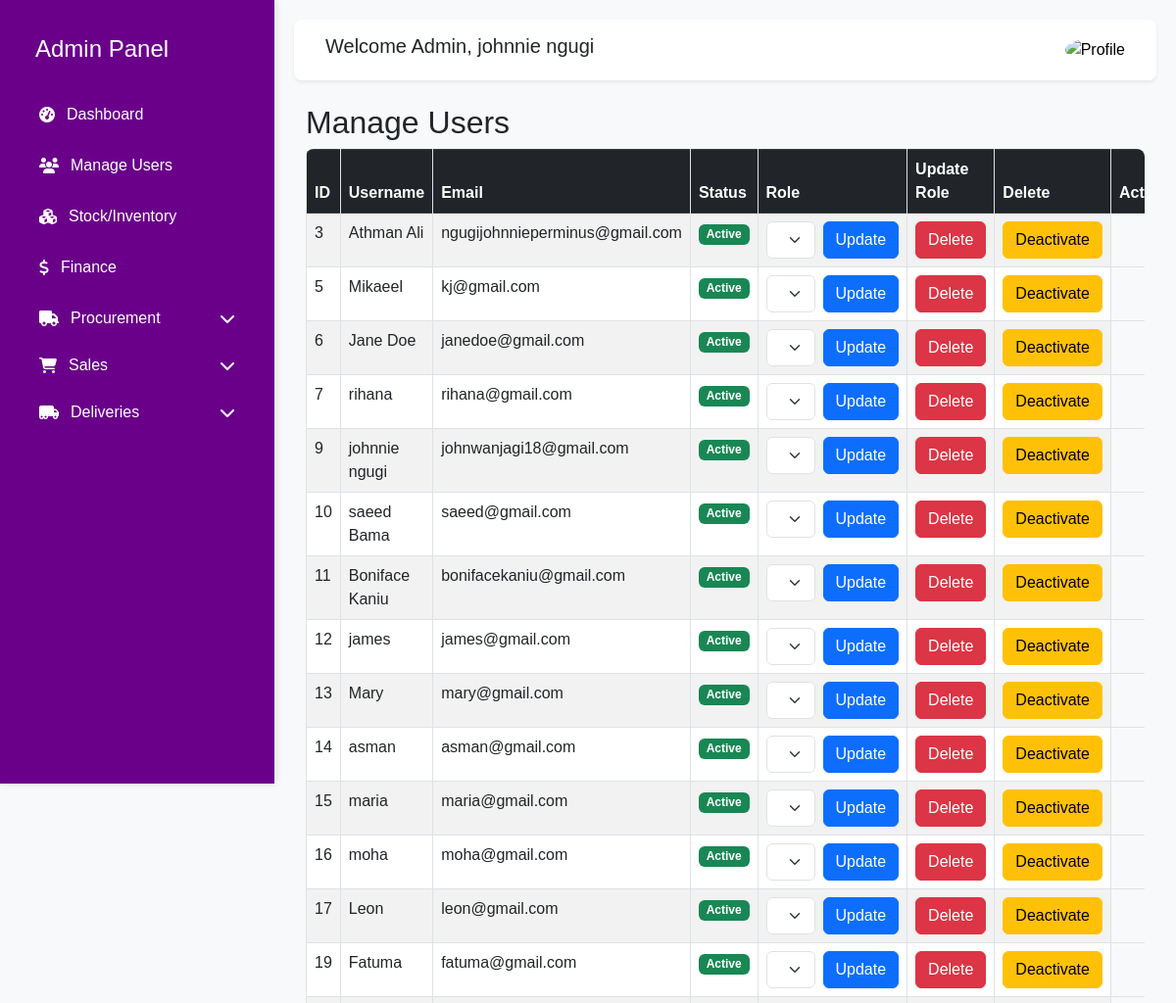
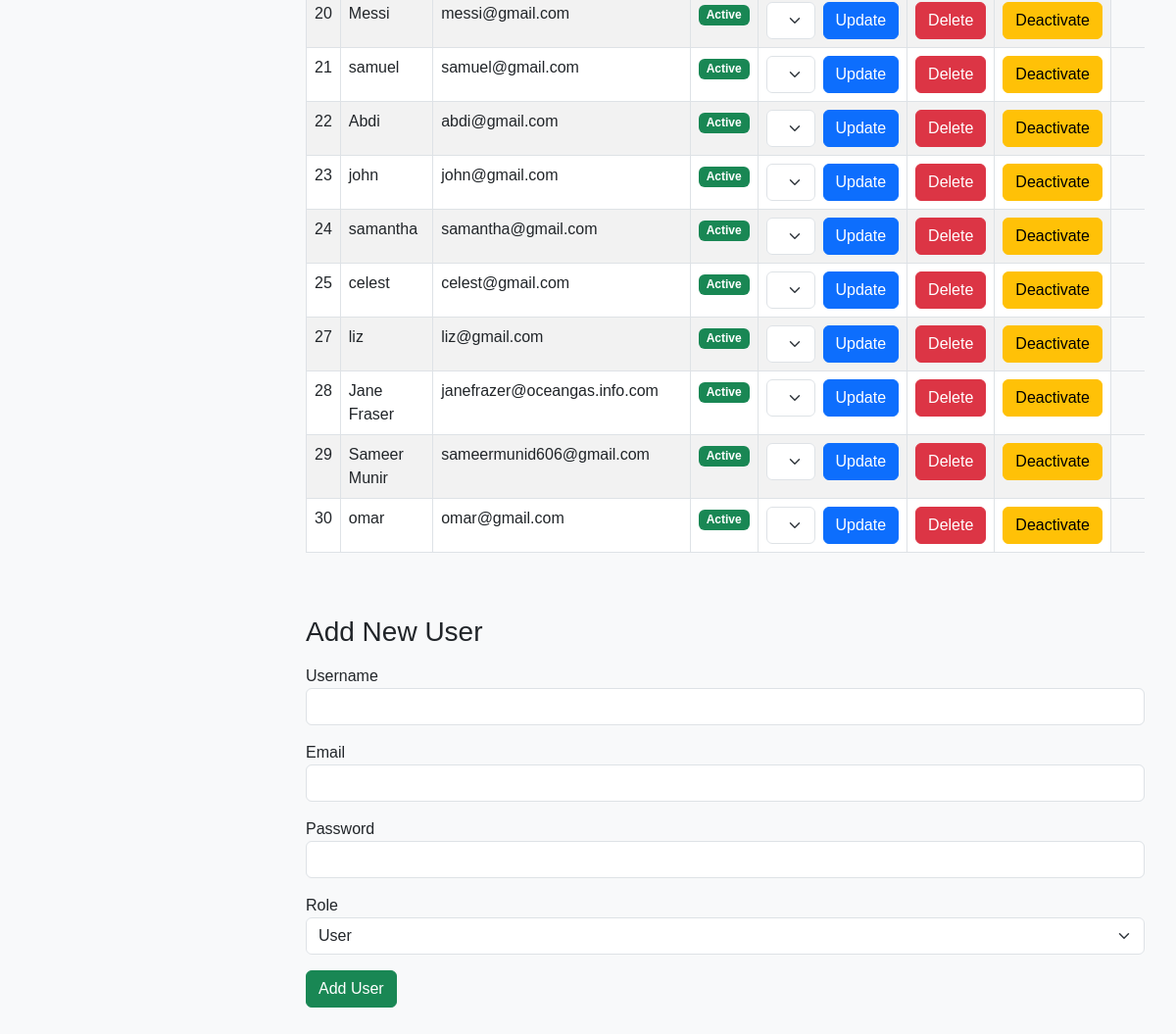
/staff/userss.php (signed in), run on the app's committed database (2 pictures, top to bottom).
### tables this page shows
CREATE TABLE `users` (
  `id` int(11) NOT NULL,
  `username` varchar(50) NOT NULL,
  `email` varchar(100) NOT NULL,
  `password` varchar(255) NOT NULL,
  `created_at` timestamp NOT NULL DEFAULT current_timestamp(),
  `reset_token` varchar(255) DEFAULT NULL,
  `reset_expires` datetime DEFAULT NULL,
  `role` enum('support','admin','procurement','sales') NOT NULL DEFAULT 'support',
  `is_active` tinyint(1) DEFAULT 1
);

### staff/userss.php (the view, shortened to what this page needs)
<?php
$host = 'localhost';
$db   = 'oceangas';
$user = 'root';
$pass = '';
$conn = new mysqli($host, $user, $pass, $db);
$adminUsername = $_SESSION['staff_username'];
$adminSql = "SELECT username, email FROM users WHERE username = ? AND role = 'admin' LIMIT 1";
$stmt = $conn->prepare($adminSql);
$stmt->bind_param("s", $adminUsername);
$stmt->execute();
$result_admin = $stmt->get_result();
$adminName = "";
if ($row_admin = $result_admin->fetch_assoc()) {
    $adminName = $row_admin['username'];
}
$sql = "SELECT id, username, email, role, is_active FROM users";
$result = $conn->query($sql);
?>
<!DOCTYPE html>
<html lang="en">
<head>
    <link href="https://cdn.jsdelivr.net/npm/bootstrap@5.3.0-alpha3/dist/css/bootstrap.min.css" rel="stylesheet">
    <link rel="stylesheet" href="https://cdnjs.cloudflare.com/ajax/libs/font-awesome/6.4.0/css/all.min.css">
    </head>
<body>
    <?php include 'sidebar.php'; ?>
    <div class="content">
        <nav class="navbar bg-white shadow-sm mb-4">
            <div class="container-fluid">
                <div class="d-flex align-items-center">
                    <h5 class="me-3">Welcome Admin, <?= htmlspecialchars($adminName ?? 'Guest') ?></h5>
                </div>
                <div class="profile-dropdown">
                    <button class="profile-btn" onclick="toggleProfileMenu()">
                        <img src="https://cdn.pixabay.com/photo/2015/10/05/22/37/blank-profile-picture-973460_1280.png" alt="Profile">
                    </button>
                </div>
            </div>
        </nav>
        <div id="dynamicContent">
            <div class="container mt-4">
                <h2>Manage Users</h2>
                <div class="table-responsive">
                    <table class="table table-bordered table-striped">
                        <thead class="table-dark">
                            <tr>
                                <th>ID</th>
                                <th>Username</th>
                                <th>Email</th>
                                <th>Status</th>
                                <th>Role</th>
                                <th>Update Role</th>
                                <th>Delete</th>
                                <th>Activation</th>
                            </tr>
                        </thead>
                        <tbody>
                            <?php while ($row = $result->fetch_assoc()): ?>
                                <tr>
                                    <td><?php echo $row['id']; ?></td>
                                    <td><?php echo htmlspecialchars($row['username']); ?></td>
                                    <td><?php echo htmlspecialchars($row['email']); ?></td>
                                    <td>
                                        <?php if ($row['is_active']): ?>
                                            <span class="badge bg-success">Active</span>
                                        <?php else: ?>
                                            <span class="badge bg-secondary">Inactive</span>
                                        <?php endif; ?>
                                    </td>
                                    <td>
                                        <form method="post" class="d-flex">
                                            <select name="role" class="form-select me-2">
                                                <option value="admin" <?php if ($row['role'] == 'admin') echo 'selected'; ?>>Admin</option>
                                                <option value="procurement" <?php if ($row['role'] == 'procurement') echo 'selected'; ?>>Procurement</option>
                                                <option value="sales" <?php if ($row['role'] == 'sales') echo 'selected'; ?>>Sales</option>
                                                <option value="support" <?php if ($row['role'] == 'support') echo 'selected'; ?>>Support</option>
                                            </select>
                                            <button type="submit" name="update_role" class="btn btn-primary">Update</button>
                                        </form>
                                    </td>
                                    <td>
                                        <form method="post">
                                            <button type="submit" name="delete_user" class="btn btn-danger">Delete</button>
                                        </form>
                                    </td>
                                    <td>
                                        <form method="post">
                                            <?php if ($row['is_active']): ?>
                                                <button type="submit" name="toggle_active" class="btn btn-warning">Deactivate</button>
                                            <?php else: ?>
                                                <button type="submit" name="toggle_active" class="btn btn-success">Activate</button>
                                            <?php endif; ?>
                                        </form>
                                    </td>
                                </tr>
                            <?php endwhile; ?>
                        </tbody>
                    </table>
                </div>
                <h3 class="mt-5">Add New User</h3>
                <form method="post" class="mt-3 mb-5">
                    <div class="mb-3">
                        <label>Username</label>
                        <input type="text" name="new_username" class="form-control" required>
                    </div>
                    <div class="mb-3">
                        <label>Email</label>
                        <input type="email" name="new_email" class="form-control" required>
                    </div>
                    <div class="mb-3">
                        <label>Password</label>
                        <input type="password" name="new_password" class="form-control" required>
                    </div>
                    <div class="mb-3">
                        <label>Role</label>
                        <select name="new_role" class="form-select">
                            <option value="user">User</option>
                        </select>
                    </div>
                    <button type="submit" name="add_user" class="btn btn-success">Add User</button>
                </form>
            </div>
        </div>
    </div>
</body>
</html>

### staff/userss.php (style rules this page uses)
:root { --primary-purple: #6a008a; --light-purple: #E3DAFF; --dark-purple: #2A2656; --hover-effect: rgba(255,255,255,0.1); }
body { background: #f8f9fa; font-family: 'Poppins', sans-serif; min-height: 100vh; overflow-x: hidden; }
.content { margin-left: 280px; transition: margin 0.3s cubic-bezier(0.4, 0, 0.2, 1); padding: 20px; }
.navbar { padding: 15px 20px; border-radius: 8px; box-shadow: 0 2px 4px rgba(0,0,0,0.05); }
.profile-dropdown { position: relative; }
.profile-btn { background: none; border: none; cursor: pointer; padding: 0; }
.profile-btn img { width: 40px; height: 40px; border-radius: 50%; object-fit: cover; }
.table-responsive { border-radius: 8px; overflow: hidden; margin-bottom: 20px; overflow-x: auto; }
.table-bordered { border-radius: 8px; }
.table-bordered th, .table-bordered td { border-color: #dee2e6; }

### staff/sidebar.php (style rules this page uses)
:root { --primary-purple:#6a008a;--light-purple:#E3DAFF;--dark-purple:#2A2656;--hover-effect:rgba(255,255,255,0.1) }
body { background:#f8f9fa;font-family:'Poppins',sans-serif;min-height:100vh;overflow-x:hidden;margin:0;padding:0 }

### data on the page
users: username "johnnie ngugi", id "9", email "johnwanjagi18@gmail.com", is_active "Active", role "Admin"
users: id "3", username "Athman Ali", email "ngugijohnnieperminus@gmail.com", is_active "Active", role "Sales"
users: id "5", username "Mikaeel", email "kj@gmail.com", is_active "Active", role "Sales"
users: id "6", username "Jane Doe", email "janedoe@gmail.com", is_active "Active", role "Support"
users: id "7", username "rihana", email "rihana@gmail.com", is_active "Active", role "Sales"
users: id "10", username "saeed Bama", email "saeed@gmail.com", is_active "Active", role "Procurement"
users: id "11", username "Boniface Kaniu", email "bonifacekaniu@gmail.com", is_active "Active"
users: id "12", username "james", email "james@gmail.com", is_active "Active"
users: id "13", username "Mary", email "mary@gmail.com", is_active "Active"
users: id "14", username "asman", email "asman@gmail.com", is_active "Active"
users: id "15", username "maria", email "maria@gmail.com", is_active "Active", role "Admin"
users: id "16", username "moha", email "moha@gmail.com", is_active "Active", role "Sales"
users: id "17", username "Leon", email "leon@gmail.com", is_active "Active", role "Support"
users: id "19", username "Fatuma", email "fatuma@gmail.com", is_active "Active"
users: id "20", username "Messi", email "messi@gmail.com", is_active "Active", role "Sales"
users: id "21", username "samuel", email "samuel@gmail.com", is_active "Active"
users: id "22", username "Abdi", email "abdi@gmail.com", is_active "Active", role "Procurement"
users: id "23", username "john", email "john@gmail.com", is_active "Active", role "Sales"
users: id "24", username "samantha", email "samantha@gmail.com", is_active "Active", role "Procurement"
users: id "25", username "celest", email "celest@gmail.com", is_active "Active"
users: id "27", username "liz", email "liz@gmail.com", is_active "Active", role "Sales"
users: id "28", username "Jane Fraser", email "janefrazer@oceangas.info.com", is_active "Active", role "Admin"
users: id "29", username "Sameer Munir", email "sameermunid606@gmail.com", is_active "Active", role "Admin"
users: id "30", username "omar", email "omar@gmail.com", is_active "Active"
